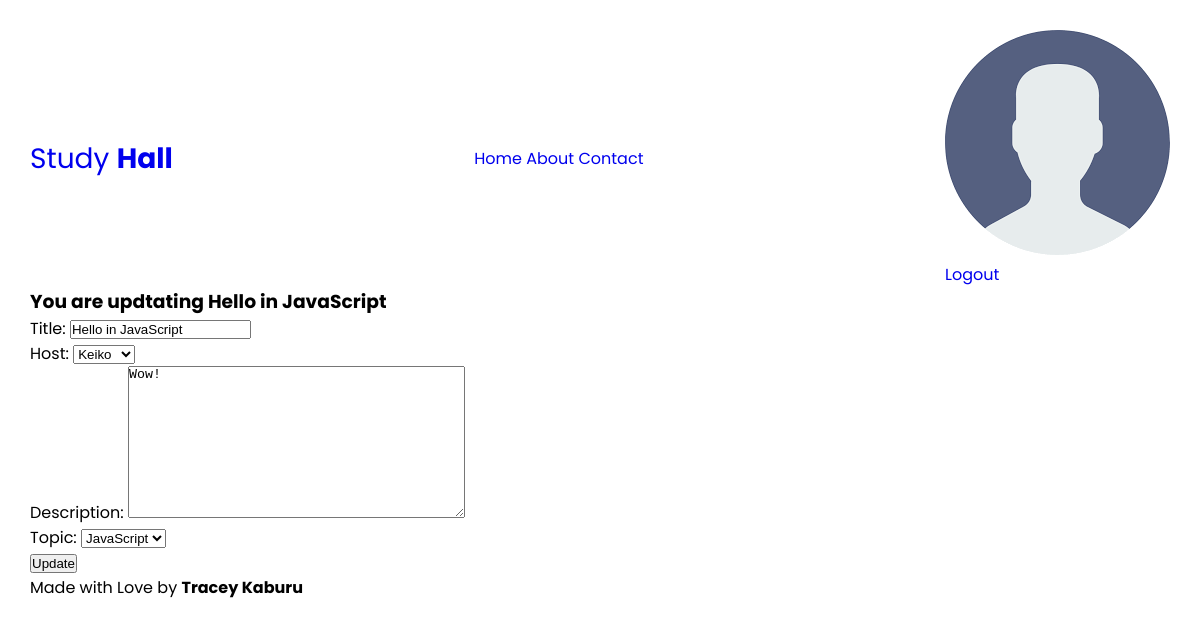
The app's page /update-room/Hello in JavaScript (signed in) with its own data.
### StudyHall/models.py (models this page shows, shortened)
class Room(models.Model):
    title = models.CharField(max_length=100)
    host = models.ForeignKey(User, on_delete=models.SET_NULL, null=True)
    description = models.TextField(null=True, blank=True)
    topic = models.ForeignKey('Topics', on_delete=models.SET_NULL, null=True)
    room_chats = models.ManyToManyField('RoomChats', related_name='room_chats', blank=True)
    members = models.ManyToManyField(User, related_name='members', blank=True)
    updated_on = models.DateTimeField(auto_now=True) # Every time there is activity in the room
    created_on = models.DateTimeField(auto_now_add=True)
    class meta:
        ordering = ['-updated_on', '-created_on']

### StudyHall/views.py (the view)
# urls.py: path('update-room/<str:room_title>', UpdateRoom.as_view(), name='update-room'),
class UpdateRoom(LoginRequiredMixin, UpdateView):
    model = Room
    fields = ['title', 'host', 'description', 'topic']
    template_name = 'studyHall/update-room.html'
    login_url = reverse_lazy('login')
    success_url = reverse_lazy('home')
    def get_object(self, queryset=None):
        room_title = self.kwargs['room_title']
        return Room.objects.get(title=room_title)

### StudyHall/models.py (called while the page is built)
    def __str__(self):
        return self.name

### StudyHall/templates/StudyHall/update-room.html (shortened to what this page needs)
{% extends 'StudyHall/index.html' %}
{% block content %}
<div class="new-room">
    <h3>You are updtating {{room.title}} </h3>
    <form method="post">
        {{form.as_p}}
        <button type="submit">Update</button>
    </form>
</div>
{% endblock %}

### StudyHall/static/styles/main.css (style rules this page uses)
* { margin: 0; padding: 0; box-sizing: border-box; }
html { font-family: "Poppins", sans-serif; }
body { margin: 10px; padding: 20px; }

### records on screen
Room: title "Hello in JavaScript", host "Keiko", description "Wow!", topic "JavaScript"
